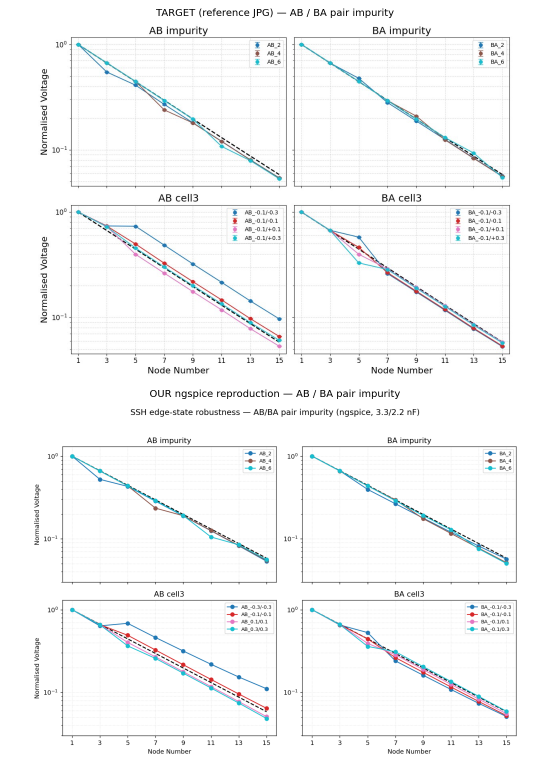
#> input picture reproduction/figures/compare_fig1.png, 1100 x 1540 px, given in place of b966211c-fd3a-414e-ab1c-9bd9cbd23c3f.JPG, which was not available (shown at 1/2 size)
$ python compare_to_target.py
#> lines starting #> are read from the running program, lines starting #| are printed output that depends on the picture
"""compare_to_target.py — stack each target JPG above our ngspice reproduction."""
import matplotlib
matplotlib.use("Agg")
import matplotlib.pyplot as plt
import matplotlib.image as mpimg

CLAUDE_SSH = "../claude_ssh"
PAIRS = [
    (f"{CLAUDE_SSH}/b966211c-fd3a-414e-ab1c-9bd9cbd23c3f.JPG",
     "figures/fig1_AB_BA_pair.png", "figures/compare_fig1.png",
     "AB / BA pair impurity"),
    (f"{CLAUDE_SSH}/edd1597d-7aa2-4d3d-be13-d60d9e5854be.JPG",
     "figures/fig2_single_AB.png", "figures/compare_fig2.png",
     "single A / B impurity"),
]

for target, ours, out, name in PAIRS:
    fig, ax = plt.subplots(2, 1, figsize=(10, 14))
    ax[0].imshow(mpimg.imread(target)); ax[0].axis("off")
    ax[0].set_title(f"TARGET (reference JPG) — {name}", fontsize=13)
    ax[1].imshow(mpimg.imread(ours)); ax[1].axis("off")
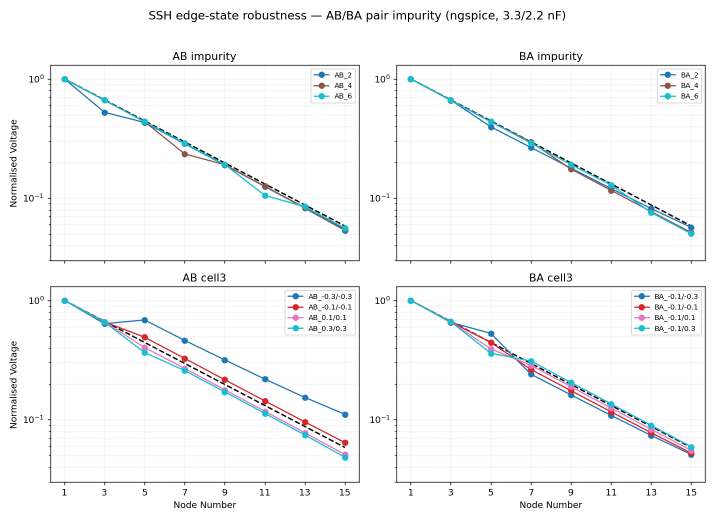
#> input picture reproduction/figures/fig1_AB_BA_pair.png, 1430 x 1040 px (shown at 1/2 size)
    ax[1].set_title(f"OUR ngspice reproduction — {name}", fontsize=13)
    fig.tight_layout()
    fig.savefig(out, dpi=110)
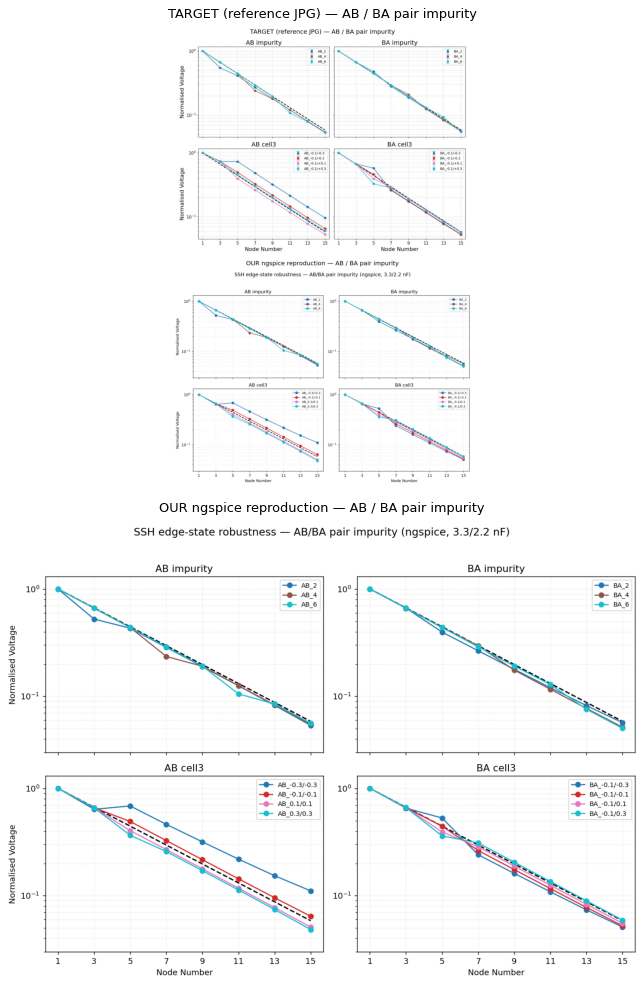
#> figure drawn by matplotlib, 2 panels
    print("wrote", out)
#> pass 2 of the loop `for target, ours, out, name in PAIRS:`:
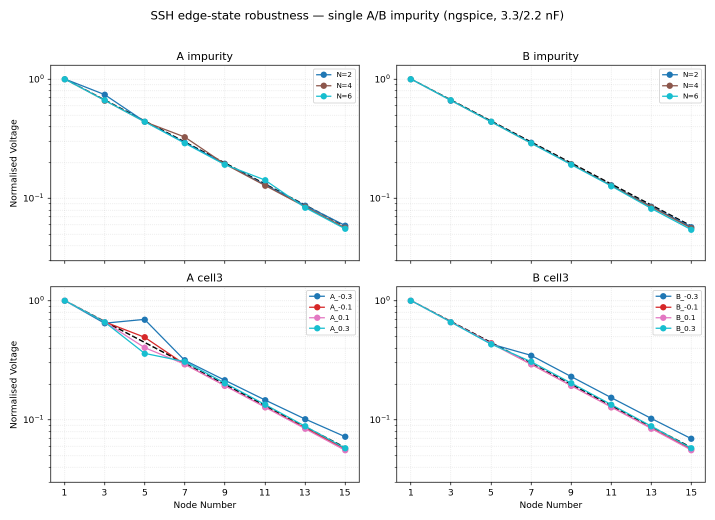
#> input picture reproduction/figures/fig2_single_AB.png, 1430 x 1040 px (shown at 1/2 size)
#> `fig.savefig(out, dpi=110)`:
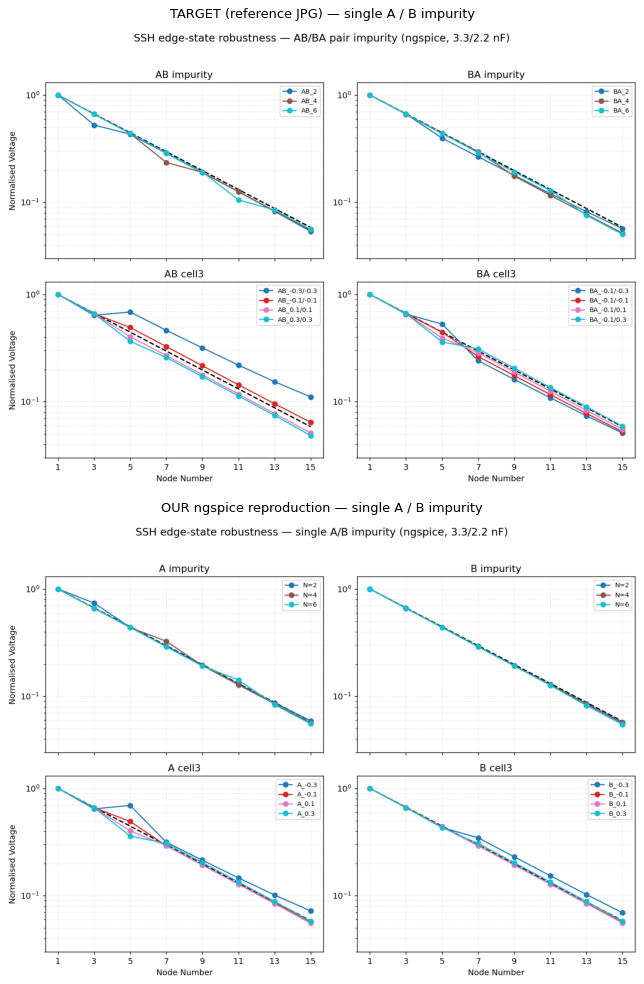
#> figure drawn by matplotlib, 2 panels
